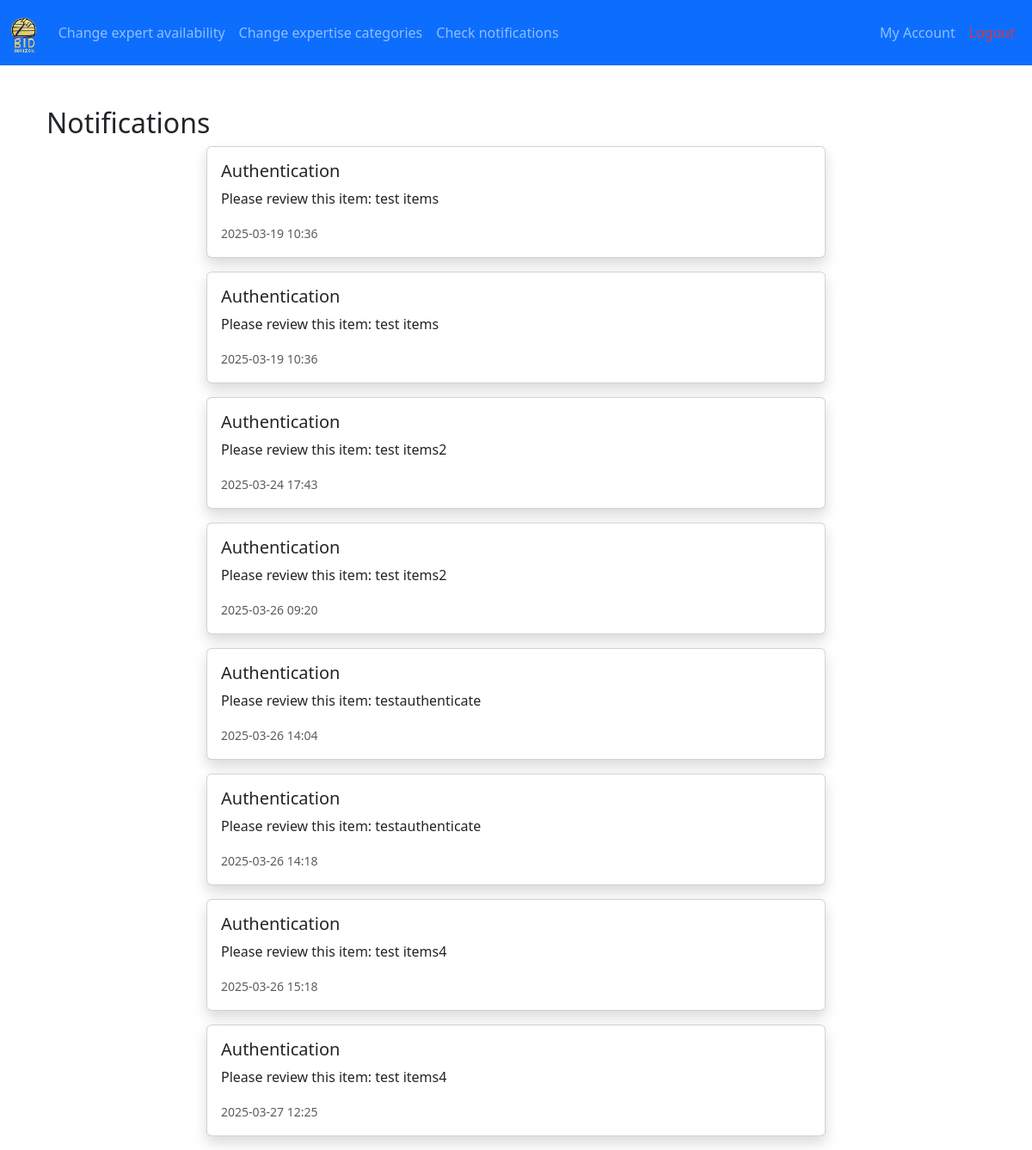
Page /expert_notifications (signed in) on the committed database.
### app/models.py (models this page shows, shortened)
class Notification(db.Model):
    __tablename__ = 'notifications'
    id = db.Column(db.Integer, primary_key=True)
    user_id = db.Column(db.Integer, db.ForeignKey('users.id'), nullable=False)
    item_id = db.Column(db.Integer, db.ForeignKey('items.id'))
    type = db.Column(db.String(50), nullable=False)  # outbid, won, ended, authentication
    message = db.Column(db.Text, nullable=False)
    is_read = db.Column(db.Boolean, default=False)
    created_at = db.Column(db.DateTime, default=datetime.utcnow)
    user = db.relationship('User', back_populates='notifications', overlaps="notification,self")
    item = db.relationship('Item', back_populates='notifications', overlaps="notifications")

### app/views.py (the view)
@views.route('/expert_notifications', methods=['GET'])
@login_required
def expert_notifications():
     if current_user.priority != UserPriority.EXPERT.value:
        flash("Access denied.", "danger")
        return redirect(url_for('views.home'))
     notifications = Notification.query.filter(Notification.user_id==current_user.id).all()
     return render_template('expert_notifications.html', notifications=notifications)

### app/__init__.py (called while the page is built)
def create_app():
    import os
    app = Flask(__name__,)
    env = os.getenv('FLASK_ENV', 'development')
    app.config.from_object(config_dict.get(env, 'development'))
    mail.init_app(app)
    Bootstrap(app)
    csrf = CSRFProtect(app)
    db.init_app(app)
    Migrate(app, db)
    login_manager = LoginManager(app)
    login_manager.init_app(app)
    @login_manager.user_loader
    def load_user(user_id):
        return models.User.query.get(int(user_id))
    from app import models
    from app.views import views  # Import blueprint
    app.register_blueprint(views, url_prefix='/')
    thread = threading.Thread(target=check_auctions, args=(app,), daemon=True)
    thread.start()
    return app

### app/templates/expert_notifications.html
{% extends "expert_base.html" %}
{% block content %}
<div class="container mt-5">
    <h2>Notifications</h2>
    {% if notifications | length > 0 %}
    {% for notification in notifications %}
    <div class="row">
        <div class="col-md-8 offset-md-2">
            <div class="card mb-3 shadow">
                <div class="card-body">
                    <h5 class="card-title">{{ notification.type|capitalize }}</h5>
                    <p class="card-text">{{ notification.message }}</p>
                    <small class="text-muted">{{ notification.created_at.strftime('%Y-%m-%d %H:%M') }}</small>
                </div>
            </div>
        </div>
    </div>
    {% endfor %}
    {% else %}
    <p class="text-danger"><strong>No new notifications yet.</strong></p>
    {% endif %}
</div>
{% endblock %}

### app/static/css/style.css (style rules this page uses)
body { background-color: #FAF3E0; font-family: Arial, sans-serif; color: #2B2D42; }
.card { border-radius: 10px; box-shadow: 0 4px 8px rgba(0, 0, 0, 0.1); }

### rows in the picture
Notification: type "Authentication", message "Please review this item: test items", created_at "2025-03-19 10:36"
Notification: type "Authentication", message "Please review this item: test items", created_at "2025-03-19 10:36"
Notification: type "Authentication", message "Please review this item: test items2", created_at "2025-03-24 17:43"
Notification: type "Authentication", message "Please review this item: test items2", created_at "2025-03-26 09:20"
Notification: type "Authentication", message "Please review this item: testauthenticate", created_at "2025-03-26 14:04"
Notification: type "Authentication", message "Please review this item: testauthenticate", created_at "2025-03-26 14:18"
Notification: type "Authentication", message "Please review this item: test items4", created_at "2025-03-26 15:18"
Notification: type "Authentication", message "Please review this item: test items4", created_at "2025-03-27 12:25"
